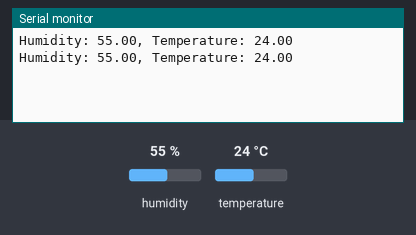
Bench run of a sketch on a simulated Arduino Uno, built with avr-gcc and run on an emulated ATmega328P. Shown: the last lines printed to the serial monitor. Inputs (shaded band) come from the test bench; at power-on: humidity 55 %, temperature 24 °C.

Above: at 4.8 s.
4.9 s: humidity set to 22 %
At 8.9 s:
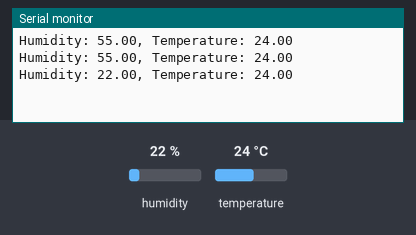
9.9 s: temperature set to 12 °C
At 12.9 s:
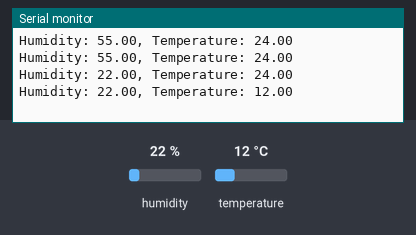
14.9 s: humidity set to 40 %
At 16.8 s:
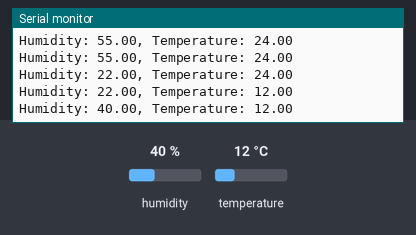
Timing chart, 0 to 18.3 s (numbered marks = the images above; inputs shaded):
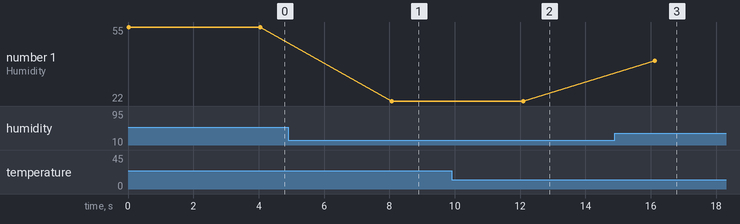

Measured:
- after the input at 4.9 s, the serial monitor: prints a new line after 3.2 s (image 1)
- after the input at 9.9 s, the serial monitor: prints a new line after 2.2 s (image 2)
- after the input at 14.9 s, the serial monitor: prints a new line after 1.2 s (image 3)
- plotted number 1: 55 → 22 after the input at 4.9 s, 22 → 40 after the input at 14.9 s

The sketch:

dht11_sensor.ino
```cpp
// DHT11 - Digital Humidity Temperature Sensor
// Vcc - 5V, GND - GND, Data - P22

// Humidity - Relative Humidity - 40
// Temperature - Celsius - 25

#include "DHT.h"

DHT dht11(22,DHT11);

void setup() {
  // put your setup code here, to run once:
  Serial.begin(9600);
  dht11.begin();
}

void loop() {
  // put your main code here, to run repeatedly:
  float humidity=dht11.readHumidity();
  float temperature=dht11.readTemperature();

  if(isnan(humidity) || isnan(temperature))
    return;

  Serial.print("Humidity: ");
  Serial.print(humidity);
  Serial.print(", Temperature: ");
  Serial.println(temperature);
  delay(4000); // 4000ms - 4seconds
}
```
